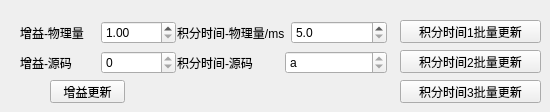
   <widget class="QWidget" name="tab_1">
    <attribute name="title">
     <string>光机头部注数</string>
    </attribute>
    <widget class="QPushButton" name="pushButton_odu_gain_update">
     <property name="geometry">
      <rect>
       <x>50</x>
       <y>80</y>
       <width>75</width>
       <height>23</height>
      </rect>
     </property>
     <property name="text">
      <string>增益更新</string>
     </property>
    </widget>
    <widget class="QWidget" name="layoutWidget">
     <property name="geometry">
      <rect>
       <x>20</x>
       <y>20</y>
       <width>156</width>
       <height>55</height>
      </rect>
     </property>
     <layout class="QVBoxLayout" name="verticalLayout_2">
      <item>
       <layout class="QHBoxLayout" name="horizontalLayout_12">
        <item>
         <widget class="QLabel" name="label_12">
          <property name="text">
           <string>增益-物理量</string>
          </property>
         </widget>
        </item>
        <item>
         <widget class="QDoubleSpinBox" name="doubleSpinBox_odu_gain">
          <property name="minimum">
           <double>1.000000000000000</double>
          </property>
          <property name="maximum">
           <double>5.800000000000000</double>
          </property>
          <property name="singleStep">
           <double>0.100000000000000</double>
          </property>
         </widget>
        </item>
       </layout>
      </item>
      <item>
       <layout class="QHBoxLayout" name="horizontalLayout_13">
        <item>
         <widget class="QLabel" name="label_13">
          <property name="text">
           <string>增益-源码</string>
          </property>
         </widget>
        </item>
        <item>
         <widget class="QSpinBox" name="spinBox_odu_gain_hex">
          <property name="enabled">
           <bool>true</bool>
          </property>
          <property name="readOnly">
           <bool>true</bool>
          </property>
          <property name="displayIntegerBase">
           <number>16</number>
          </property>
         </widget>
        </item>
       </layout>
      </item>
     </layout>
    </widget>
    <widget class="QWidget" name="layoutWidget_2">
     <property name="geometry">
      <rect>
       <x>177</x>
       <y>20</y>
       <width>210</width>
       <height>55</height>
      </rect>
     </property>
     <layout class="QVBoxLayout" name="verticalLayout_3">
      <item>
       <layout class="QHBoxLayout" name="horizontalLayout_15">
        <item>
         <widget class="QLabel" name="label_14">
          <property name="text">
           <string>积分时间-物理量/ms</string>
          </property>
         </widget>
        </item>
        <item>
         <widget class="QDoubleSpinBox" name="doubleSpinBox_odu_time">
          <property name="decimals">
           <number>1</number>
          </property>
          <property name="minimum">
           <double>5.000000000000000</double>
          </property>
          <property name="maximum">
           <double>80.000000000000000</double>
          </property>
          <property name="singleStep">
           <double>0.500000000000000</double>
          </property>
          <property name="value">
           <double>5.000000000000000</double>
          </property>
         </widget>
        </item>
       </layout>
      </item>
      <item>
       <layout class="QHBoxLayout" name="horizontalLayout_16">
        <item>
         <widget class="QLabel" name="label_15">
          <property name="text">
           <string>积分时间-源码</string>
          </property>
         </widget>
        </item>
        <item>
         <widget class="QSpinBox" name="spinBox_odu_time_hex">
          <property name="enabled">
           <bool>true</bool>
          </property>
          <property name="readOnly">
           <bool>true</bool>
          </property>
          <property name="maximum">
           <number>200</number>
          </property>
          <property name="value">
           <number>10</number>
          </property>
          <property name="displayIntegerBase">
           <number>16</number>
          </property>
         </widget>
        </item>
       </layout>
      </item>
     </layout>
    </widget>
    <widget class="QPushButton" name="pushButton_odu_time_update_1">
     <property name="geometry">
      <rect>
       <x>400</x>
       <y>20</y>
       <width>141</width>
       <height>23</height>
      </rect>
     </property>
     <property name="text">
      <string>积分时间1批量更新</string>
     </property>
    </widget>
    <widget class="QPushButton" name="pushButton_odu_time_update_2">
     <property name="geometry">
      <rect>
       <x>400</x>
       <y>50</y>
       <width>141</width>
       <height>23</height>
      </rect>
     </property>
     <property name="text">
      <string>积分时间2批量更新</string>
     </property>
    </widget>
    <widget class="QPushButton" name="pushButton_odu_time_update_3">
     <property name="geometry">
      <rect>
       <x>400</x>
       <y>80</y>
       <width>141</width>
       <height>23</height>
      </rect>
     </property>
     <property name="text">
      <string>积分时间3批量更新</string>
     </property>
    </widget>
   </widget>
